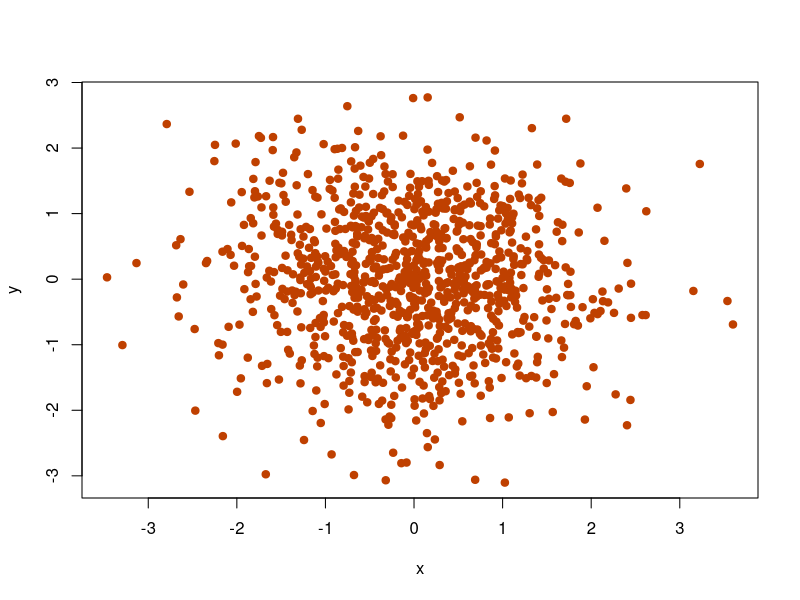
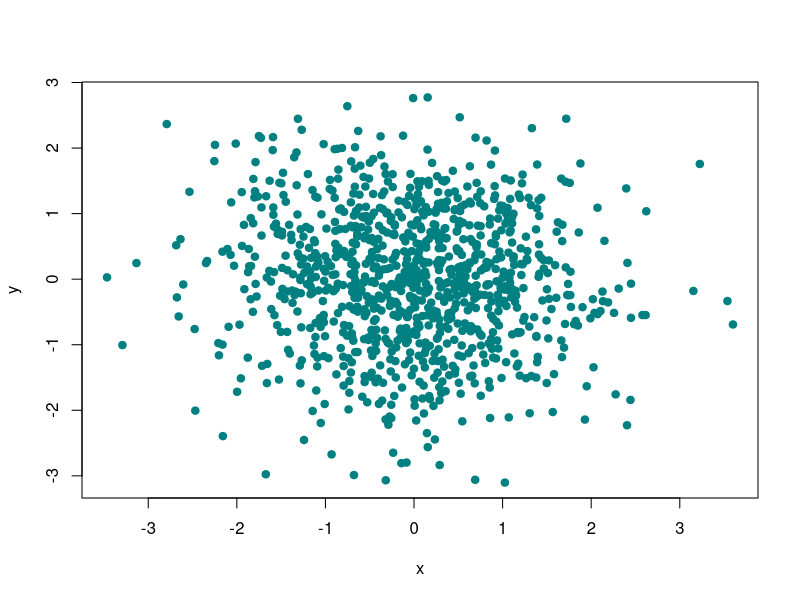
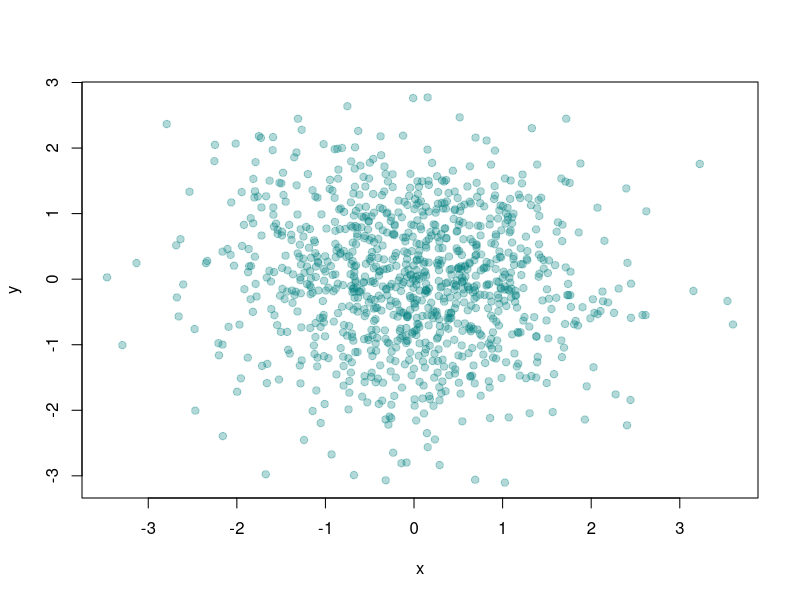
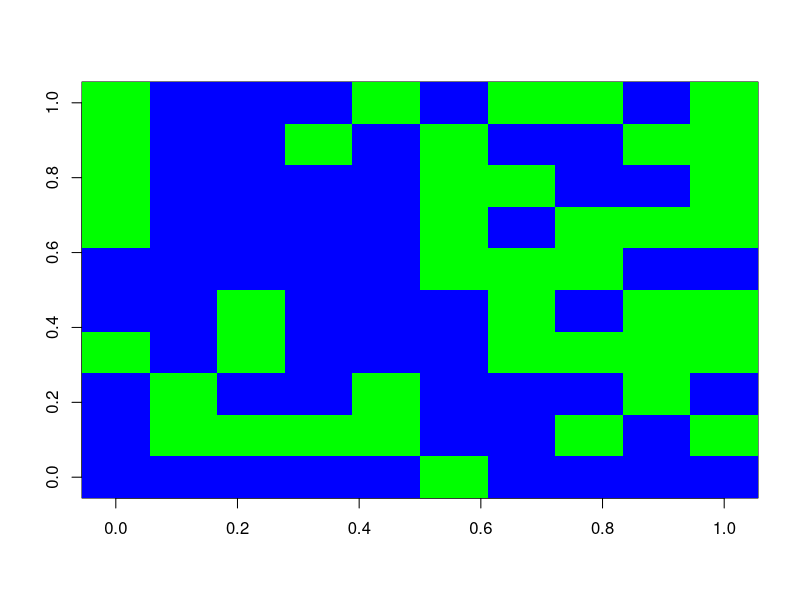
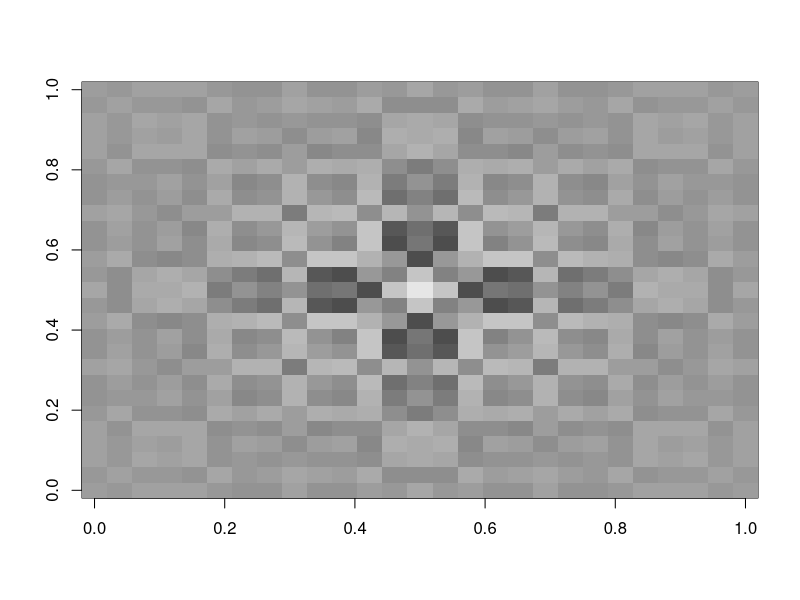
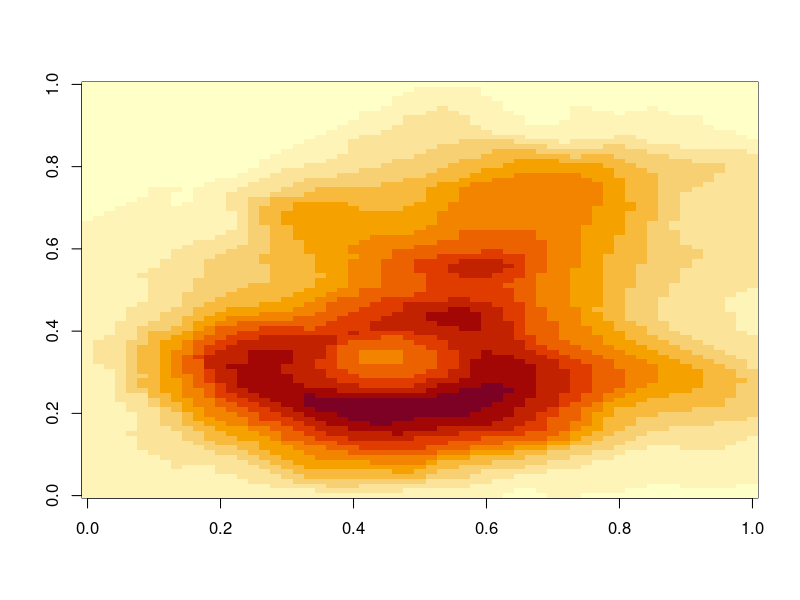
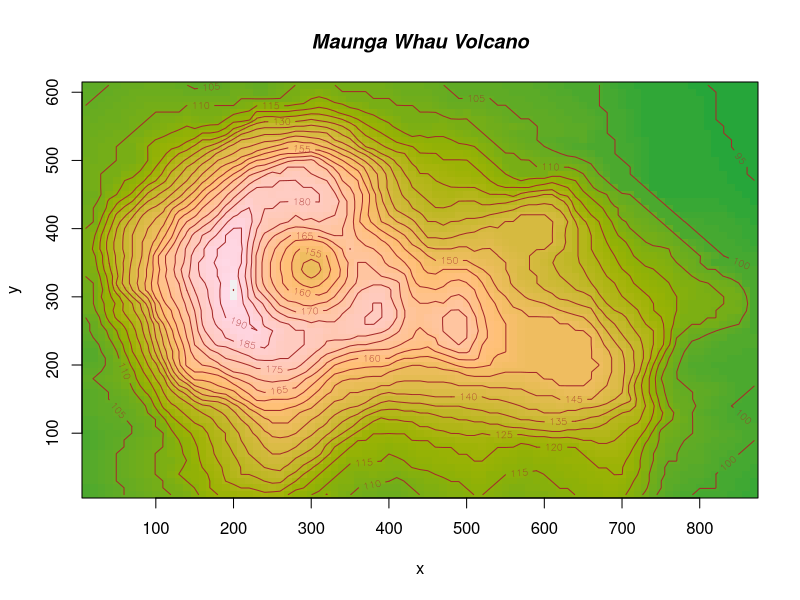
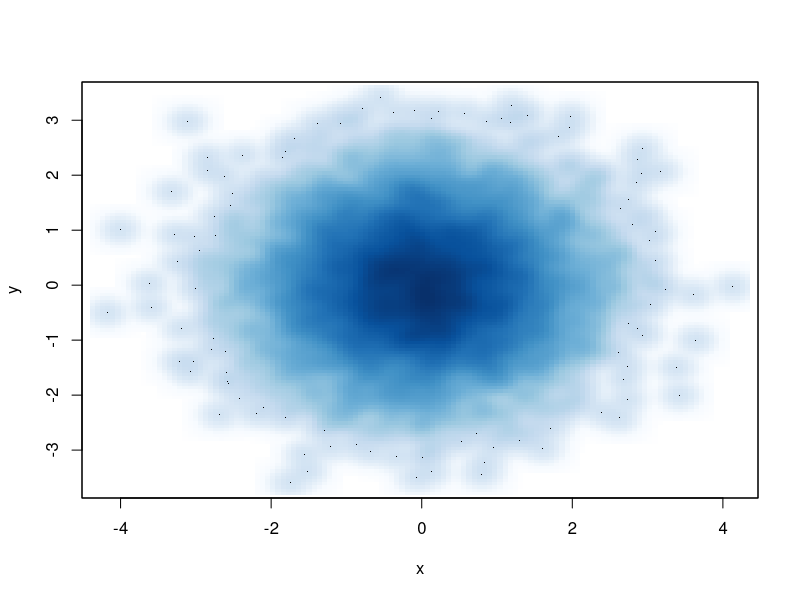

The R source for these figures, in order:
# Here we see how colors works in R

x <- rnorm(1000)
y <- rnorm(1000)
?rgb

plot(x, y, pch = 19, 
     col = rgb(red = 0.75, green = 0.25, blue = 0))

plot(x, y, pch = 19, 
     col = rgb(red = 0, green = 0.5, blue = 0.5))
## if we want see more
plot(x, y, pch = 19, 
     col = rgb(red = 0, green = 0.5, blue = 0.5, alpha = 0.3))


?image
image(x = matrix(rnorm(100), 10, 10), col = c("blue", "green"))

require("grDevices") # for colours
x <- y <- seq(-4*pi, 4*pi, length.out = 27)
r <- sqrt(outer(x^2, y^2, "+"))
image(z = z <- cos(r^2)*exp(-r/6), col = gray.colors(33))

image(t(volcano)[ncol(volcano):1,])

# A prettier display of the volcano
x <- 10*(1:nrow(volcano))
y <- 10*(1:ncol(volcano))
image(x, y, volcano, col = hcl.colors(100, "terrain"), axes = FALSE)
contour(x, y, volcano, levels = seq(90, 200, by = 5),
        add = TRUE, col = "brown")
axis(1, at = seq(100, 800, by = 100))
axis(2, at = seq(100, 600, by = 100))
box()
title(main = "Maunga Whau Volcano", font.main = 4)

# more search on,
# RColorBrewer
# colorRamp

x <- rnorm(10000)
y <- rnorm(10000)
smoothScatter(x, y)
